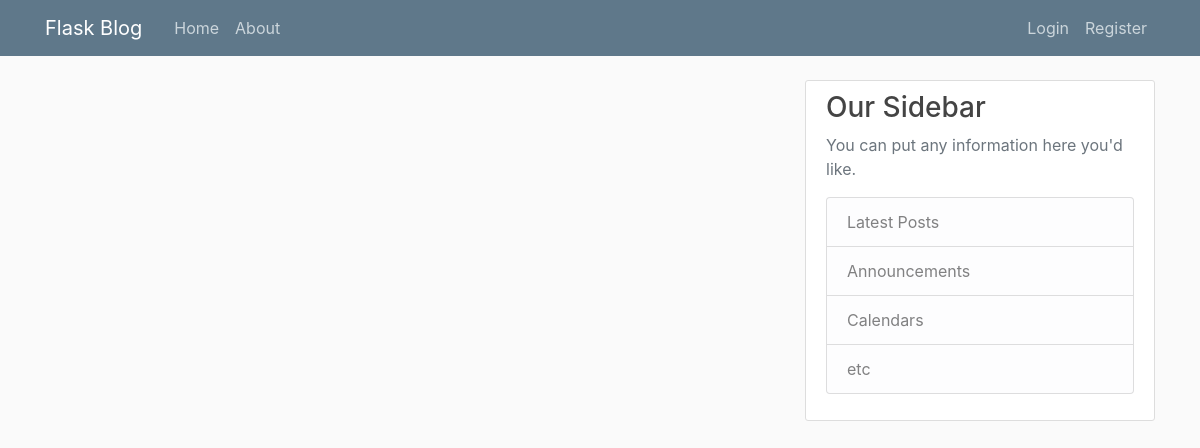
Page /home on the earlier database version.
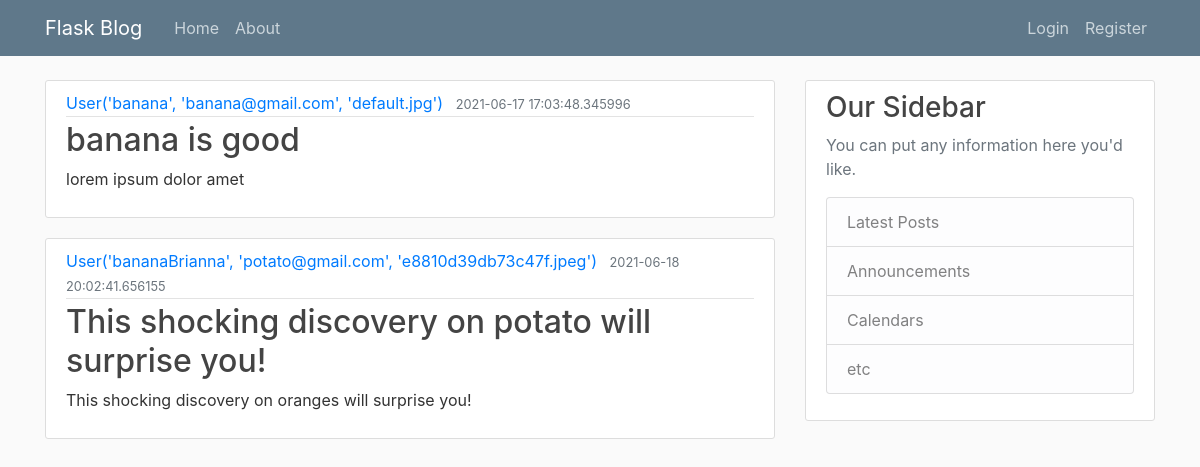
Same page on the later database version.
### flaskblog/models.py (models this page shows, shortened)
class Post(db.Model):
    id = db.Column(db.Integer, primary_key=True)
    title = db.Column(db.String(100), nullable=False)
    date_posted = db.Column(db.DateTime, nullable=False, default=datetime.now)
    content = db.Column(db.Text, nullable=False)
    user_id = db.Column(db.Integer, db.ForeignKey('user.id'), nullable=False)

class User(db.Model, UserMixin):
    id = db.Column(db.Integer, primary_key=True)
    username = db.Column(db.String(20), unique=True, nullable=False)
    email = db.Column(db.String(120), unique=True, nullable=False)
    image_file = db.Column(db.String(20), default='default.jpg')
    password = db.Column(db.String(60), nullable=False)
    posts = db.relationship('Post', backref='author', lazy=True)
    def __repr__(self):
        return f"User('{self.username}', '{self.email}', '{self.image_file}')"

### flaskblog/routes.py (the view)
@app.route("/")
@app.route("/home")
def home():
    posts = Post.query.all()
    return render_template('home.html', posts=posts)

### flaskblog/templates/home.html
{% extends "layout.html" %}
{% block content %}
    {% for post in posts %}
        <article class="media content-section">
          <div class="media-body">
            <div class="article-metadata">
              <a class="mr-2" href="#">{{ post.author }}</a>
              <small class="text-muted">{{ post.date_posted }}</small>
            </div>
            <h2><a class="article-title" href="#">{{ post.title }}</a></h2>
            <p class="article-content">{{ post.content }}</p>
          </div>
        </article>
    {% endfor %}
{% endblock content %}

### flaskblog/templates/layout.html (shortened to what this page needs)
<!DOCTYPE html>
<html>
<head>
    <link rel="stylesheet" href="https://maxcdn.bootstrapcdn.com/bootstrap/4.0.0/css/bootstrap.min.css">
    <link rel="stylesheet" type="text/css" href="{{ url_for('static', filename='main.css') }}">
</head>
<body>
    <header class="site-header">
      <nav class="navbar navbar-expand-md navbar-dark bg-steel fixed-top">
        <div class="container">
          <a class="navbar-brand mr-4" href="/">Flask Blog</a>
          <div class="collapse navbar-collapse" id="navbarToggle">
            <div class="navbar-nav mr-auto">
              <a class="nav-item nav-link" href="/">Home</a>
              <a class="nav-item nav-link" href="/about">About</a>
            </div>
          <div class="navbar-nav">
              {% if current_user.is_authenticated %}
                <a class="nav-item nav-link" href="{{ url_for('new_post')}}">New Post</a>
                <a class="nav-item nav-link" href="/account">Account</a>
                <a class="nav-item nav-link" href="/logout">Logout</a>
              {% else %}
                <a class="nav-item nav-link" href="/login">Login</a>
                <a class="nav-item nav-link" href="/register">Register</a>
              {% endif %}
               </div>
          </div>
        </div>
      </nav>
    </header>
    <main role="main" class="container">
      <div class="row">
        <div class="col-md-8">
          {% block content %}{% endblock %}
        </div>
        <div class="col-md-4">
          <div class="content-section">
            <h3>Our Sidebar</h3>
            <p class='text-muted'>You can put any information here you'd like.
              <ul class="list-group">
                <li class="list-group-item list-group-item-light">Latest Posts</li>
                <li class="list-group-item list-group-item-light">Announcements</li>
                <li class="list-group-item list-group-item-light">Calendars</li>
                <li class="list-group-item list-group-item-light">etc</li>
              </ul>
            </p>
          </div>
        </div>
      </div>
    </main>
</body>
</html>

### flaskblog/static/main.css (style rules this page uses)
body { background: #fafafa; color: #333333; margin-top: 5rem; }
h1, h2, h3, h4, h5, h6 { color: #444444; }
.bg-steel { background-color: #5f788a; }
.site-header .navbar-nav .nav-link { color: #cbd5db; }
.content-section { background: #ffffff; padding: 10px 20px; border: 1px solid #dddddd; border-radius: 3px; margin-bottom: 20px; }
.article-title { color: #444444; }
.article-content { white-space: pre-line; }
.article-metadata { padding-bottom: 1px; margin-bottom: 4px; border-bottom: 1px solid #e3e3e3 }

Differences in the rows shown:
added Post: author "User('banana', 'banana@gmail.com', 'default.jpg')", date_posted "2021-06-17 17:03:48.345996", title "banana is good", content "lorem ipsum dolor amet"
added Post: author "User('bananaBrianna', 'potato@gmail.com', 'e8810d39db73c47f.jpeg')", date_posted "2021-06-18 20:02:41.656155", title "This shocking discovery on potato will surprise you!", content "This shocking discovery on oranges will surprise you!"
